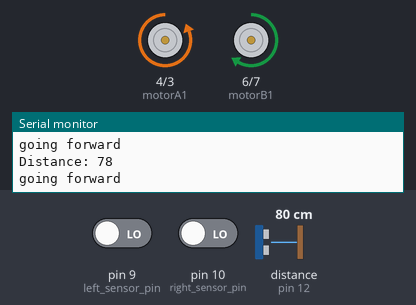
The sketch below on a simulated Arduino Uno, built with avr-gcc and run on an emulated ATmega328P. Shown: motor-driver pin pairs drawn as motors (green arrow = first pin HIGH = forward, orange = second pin HIGH = backward, longer = more drive, scaled by the enable pin), the last lines printed to the serial monitor. Wiring (inferred from the names in the program): ultrasonic range finder: trigger pin 11; echo pin 12. The inputs (shaded band) are chosen by the test bench; at power-on: distance to the obstacle (sensor on pin 12) 80 cm, pin 9 (left_sensor_pin) LOW, pin 10 (right_sensor_pin) LOW. The echo pulse lasts 58.3 µs per cm.

Above: at 4.2 s.
4.3 s: distance to the obstacle (sensor on pin 12) set to 14 cm
5.8 s: distance to the obstacle (sensor on pin 12) set to 11 cm
At 6.4 s:
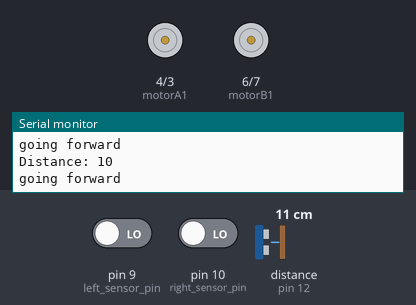
At 7.2 s:
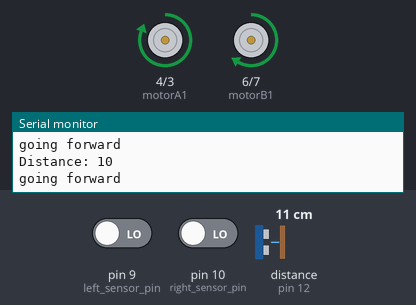
8.8 s: pin 9 (left_sensor_pin) driven HIGH
At 14.1 s:
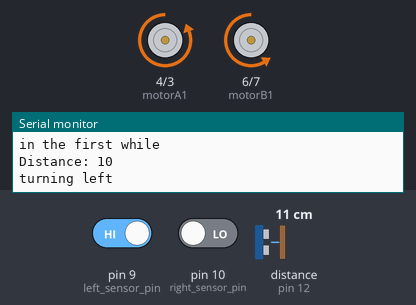
Timing chart, 0 to 17.8 s (numbered marks = the images above; inputs shaded):
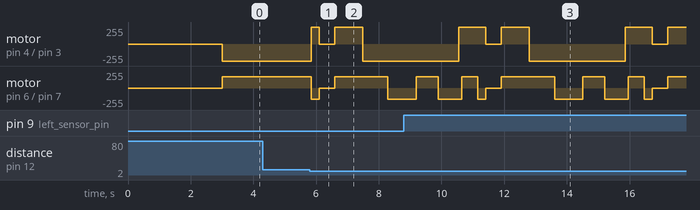

Measured:
- the behaviour switches between 13 and 12 cm on distance to the obstacle (sensor on pin 12) (found by bisection; images 0 and 1)
- after the input at 8.8 s, motor on pin 4 (motorA1) / pin 3 (motorA2): backward 255/255 → forward 255/255 after 1.7 s, → stopped 0.86 s later, → forward 255/255 0.50 s later, → backward 255/255 0.90 s later, … (7 changes in this stretch)

The sketch:

line_following_robot.ino
```cpp
  int vSpeed = 170;
  int turn_speed = 250;       // 0 - 255  max
  int t_p_speed = 155;
  int stop_distance = 12;
  int turn_delay = 10;


//HC-SR04 Sensor connection
  const int trigPin = 11;
  const int echoPin = 12;

//L293 Connection
  const int motorA1      = 4;
  const int motorA2      = 3;
  const int motorAspeed  = 2;
  const int motorB1      = 6;
  const int motorB2      = 7;
  const int motorBspeed  = 5;

//Sensor Connection
  const int left_sensor_pin =9;
  const int right_sensor_pin =10;


  int turnspeed;
  int left_sensor_state;
  int right_sensor_state;

  long duration;
  int distance;

void setup() {
  pinMode(motorA1, OUTPUT);
  pinMode(motorA2, OUTPUT);
  pinMode(motorB1, OUTPUT);
  pinMode(motorB2, OUTPUT);

  pinMode(trigPin, OUTPUT);
  pinMode(echoPin, INPUT);

  Serial.begin(9600);

  delay(3000);

}

void loop() {
  digitalWrite(trigPin, LOW);
  delayMicroseconds(2);
  digitalWrite(trigPin, HIGH);
  delayMicroseconds(10);
  digitalWrite(trigPin, LOW);
  duration = pulseIn(echoPin, HIGH);
  distance= duration*0.034/2;
  Serial.print("Distance: ");
  Serial.println(distance);


left_sensor_state = digitalRead(left_sensor_pin);
right_sensor_state = digitalRead(right_sensor_pin);


if(right_sensor_state == HIGH && left_sensor_state == LOW)
{
  Serial.println("turning right");

  digitalWrite (motorA1,LOW);
  digitalWrite(motorA2,HIGH);
  digitalWrite (motorB1,LOW);
  digitalWrite(motorB2,HIGH);

  analogWrite (motorAspeed, vSpeed);
  analogWrite (motorBspeed, turn_speed);

  }
if(right_sensor_state == LOW && left_sensor_state == HIGH)
{
  Serial.println("turning left");

  digitalWrite (motorA1,HIGH);
  digitalWrite(motorA2,LOW);
  digitalWrite (motorB1,HIGH);
  digitalWrite(motorB2,LOW);

  analogWrite (motorAspeed, turn_speed);
  analogWrite (motorBspeed, vSpeed);

  delay(turn_delay);
  }

if(right_sensor_state == LOW && left_sensor_state == LOW)
{
  Serial.println("going forward");

  digitalWrite (motorA1,LOW);
  digitalWrite(motorA2,HIGH);
  digitalWrite (motorB1,HIGH);
  digitalWrite(motorB2,LOW);

  analogWrite (motorAspeed, vSpeed);
  analogWrite (motorBspeed, vSpeed);

  delay(turn_delay);

  }

if(right_sensor_state == HIGH && left_sensor_state == HIGH)
{
  Serial.println("stop");

  analogWrite (motorAspeed, 0);
  analogWrite (motorBspeed, 0);
  while(true){

 }
  }

 if(distance < stop_distance)
 {

  digitalWrite (motorA1,HIGH);
  digitalWrite(motorA2,LOW);
  digitalWrite (motorB1,LOW);
  digitalWrite(motorB2,HIGH);
  delay(250);
  analogWrite (motorAspeed, 0);
  analogWrite (motorBspeed, 0);
  delay(500);
  digitalWrite (motorA1,HIGH);
  digitalWrite(motorA2,LOW);
  digitalWrite (motorB1,HIGH);
  digitalWrite(motorB2,LOW);

  analogWrite (motorAspeed, t_p_speed);
  analogWrite (motorBspeed, t_p_speed);
  delay(900);


  digitalWrite (motorA1,LOW);
  digitalWrite(motorA2,HIGH);
  digitalWrite (motorB1,HIGH);
  digitalWrite(motorB2,LOW);

  analogWrite (motorAspeed, t_p_speed);
  analogWrite (motorBspeed, t_p_speed);
  delay(800);

  digitalWrite (motorA1,LOW);
  digitalWrite(motorA2,HIGH);
  digitalWrite (motorB1,LOW);
  digitalWrite(motorB2,HIGH);
  delay(900);

  digitalWrite (motorA1,LOW);
  digitalWrite(motorA2,HIGH);
  digitalWrite (motorB1,HIGH);
  digitalWrite(motorB2,LOW);

  delay(700);

   digitalWrite (motorA1,LOW);
  digitalWrite(motorA2,HIGH);
  digitalWrite (motorB1,LOW);
  digitalWrite(motorB2,HIGH);
  delay(650);

  digitalWrite (motorA1,LOW);
  digitalWrite(motorA2,HIGH);
  digitalWrite (motorB1,HIGH);
  digitalWrite(motorB2,LOW);

  left_sensor_state == HIGH;

  while(left_sensor_state == LOW){

  left_sensor_state = digitalRead(left_sensor_pin);
  right_sensor_state = digitalRead(right_sensor_pin);
  Serial.println("in the first while");


}

  digitalWrite (motorA1,HIGH);
  digitalWrite(motorA2,LOW);
  digitalWrite (motorB1,LOW);
  digitalWrite(motorB2,HIGH);
  delay(100);

  digitalWrite (motorA1,HIGH);
  digitalWrite(motorA2,LOW);
  digitalWrite (motorB1,HIGH);
  digitalWrite(motorB2,LOW);
  delay (500);

  }
}
```
